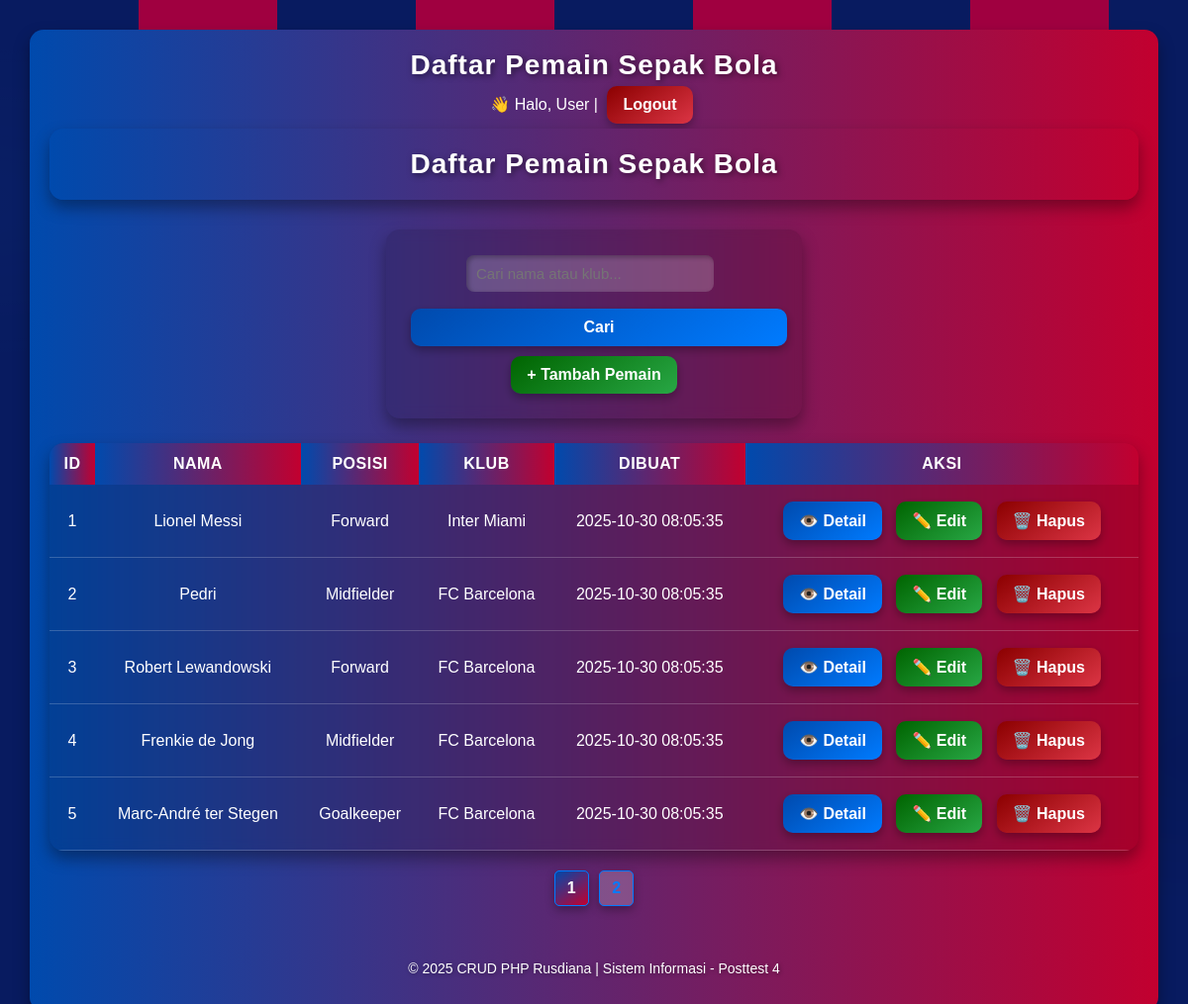
The page / on the database its author committed.
### tables this page shows
CREATE TABLE pemain (
    id INT AUTO_INCREMENT PRIMARY KEY,
    nama VARCHAR(100) NOT NULL,
    posisi VARCHAR(50) NOT NULL,
    klub VARCHAR(100) NOT NULL,
    created_at TIMESTAMP DEFAULT CURRENT_TIMESTAMP
);

### index.php (the view, shortened to what this page needs)
<?php
require __DIR__ . '/config/database.php';
$limit = 5;
$page = isset($_GET['page']) ? (int) $_GET['page'] : 1;
$offset = ($page - 1) * $limit;
$keyword = trim($_GET['keyword'] ?? '');
$where = '';
$params = [];
$totalStmt = $pdo->prepare("SELECT COUNT(*) FROM pemain $where");
$totalStmt->execute($params);
$totalRows = $totalStmt->fetchColumn();
$totalPages = ceil($totalRows / $limit);
$sql = "SELECT * FROM pemain $where ORDER BY created_at DESC LIMIT $limit OFFSET $offset";
$stmt = $pdo->prepare($sql);
$stmt->execute($params);
$pemain = $stmt->fetchAll();
?>
<!DOCTYPE html>
<html lang="id">
<head>
    <link rel="stylesheet" href="assets/2409106021_Rusdiana.css">
</head>
<body>
<header>
    <h1>Daftar Pemain Sepak Bola</h1>
    <p>👋 Halo, <?= htmlspecialchars($_SESSION['user'] ?? 'User') ?> |
       <a href="logout.php" class="btn-danger">Logout</a>
    </p>
<header>
    <h1>Daftar Pemain Sepak Bola</h1>
</header>
<div class="search-box">
    <form method="get" action="">
        <input type="text" name="keyword" placeholder="Cari nama atau klub..." value="<?= htmlspecialchars($keyword) ?>">
        <button type="submit" class="btn-primary">Cari</button>
        <a href="tambah.php" class="btn-success">+ Tambah Pemain</a>
    </form>
</div>
<table>
    <thead>
        <tr>
            <th>ID</th>
            <th>Nama</th>
            <th>Posisi</th>
            <th>Klub</th>
            <th>Dibuat</th>
            <th>Aksi</th>
        </tr>
    </thead>
    <tbody>
        <?php if ($pemain): ?>
            <?php foreach ($pemain as $row): ?>
                <tr>
                    <td><?= htmlspecialchars($row['id']) ?></td>
                    <td><?= htmlspecialchars($row['nama']) ?></td>
                    <td><?= htmlspecialchars($row['posisi']) ?></td>
                    <td><?= htmlspecialchars($row['klub']) ?></td>
                    <td><?= htmlspecialchars($row['created_at']) ?></td>
                    <td>
                        <a href="detail.php?id=<?= $row['id'] ?>" class="btn-primary">👁️ Detail</a>
                        <a href="edit.php?id=<?= $row['id'] ?>" class="btn-success">✏️ Edit</a>
                        <a href="hapus.php?id=<?= $row['id'] ?>" class="btn-danger" onclick="return confirm('Yakin ingin menghapus data ini?')">🗑️ Hapus</a>
                    </td>
                </tr>
            <?php endforeach; ?>
        <?php else: ?>
            <tr>
                <td colspan="6" style="text-align:center;">Tidak ada data ditemukan.</td>
            </tr>
        <?php endif; ?>
    </tbody>
</table>
<div class="pagination">
    <?php if ($totalPages > 1): ?>
        <?php for ($i = 1; $i <= $totalPages; $i++): ?>
            <a href="?page=<?= $i ?>&keyword=<?= urlencode($keyword) ?>" class="<?= $i == $page ? 'active' : '' ?>">
                <?= $i ?>
            </a>
        <?php endfor; ?>
    <?php endif; ?>
</div>
<footer>
    <p>&copy; 2025 CRUD PHP Rusdiana | Sistem Informasi - Posttest 4</p>
</footer>
</body>
</html>

### assets/2409106021_Rusdiana.css (style rules this page uses)
* { margin: 0; padding: 0; box-sizing: border-box; font-family: 'Poppins', sans-serif; }
body { background: linear-gradient(135deg, #0b1e64, #a50044); color: #fff; min-height: 100vh; padding: 30px; }
header { background: linear-gradient(90deg, #004aad, #c2002f); color: #fff; text-align: center; padding: 20px; border-radius: 15px; box-shadow: 0 8px 16px rgba(0,0,0,0.4); margin-bottom: 30px; }
header h1 { font-size: 28px; letter-spacing: 1px; text-shadow: 2px 2px 6px rgba(0,0,0,0.5); }
a, button { display: inline-block; padding: 10px 16px; margin: 5px; border: none; border-radius: 10px; color: #fff; font-weight: bold; cursor: pointer; text-decoration: none; box-shadow: 0 4px 10px rgba(0,0,0,0.3); transition: all 0.25s ease; }
.btn-primary { background: linear-gradient(145deg, #004aad, #007bff); }
.btn-success { background: linear-gradient(145deg, #006400, #28a745); }
.btn-danger { background: linear-gradient(145deg, #8b0000, #dc3545); }
form { background: rgba(255,255,255,0.1); backdrop-filter: blur(8px); padding: 20px; border-radius: 15px; width: 420px; margin: 0 auto 25px auto; box-shadow: 0 8px 16px rgba(0,0,0,0.3); }
input[type="text"], input[type="email"] { width: 100%; padding: 10px; margin-top: 6px; margin-bottom: 12px; border: none; border-radius: 8px; outline: none; background: rgba(255,255,255,0.2); color: #fff; font-size: 15px; box-shadow: inset 2px 2px 5px rgba(0,0,0,0.3); }
button[type="submit"] { width: 100%; background: linear-gradient(145deg, #004aad, #007bff); border-radius: 10px; font-size: 16px; }
table { width: 100%; border-collapse: collapse; background: rgba(255,255,255,0.1); border-radius: 15px; overflow: hidden; box-shadow: 0 8px 16px rgba(0,0,0,0.4); }
th { background: linear-gradient(90deg, #004aad, #c2002f); color: #fff; text-transform: uppercase; letter-spacing: 0.5px; padding: 12px; }
td { padding: 12px; color: #fff; border-bottom: 1px solid rgba(255,255,255,0.2); }
.search-box input { width: 250px; padding: 10px; border-radius: 8px; border: none; outline: none; margin-right: 8px; background: rgba(255,255,255,0.2); color: #fff; }
.pagination a { background: rgba(255,255,255,0.2); color: #fff; padding: 8px 12px; margin: 4px; border-radius: 8px; box-shadow: 0 4px 10px rgba(0,0,0,0.3); text-decoration: none; }
.pagination a.active { background: linear-gradient(145deg, #004aad, #c2002f); }
footer { text-align: center; padding: 15px; color: #fff; font-size: 14px; text-shadow: 1px 1px 4px rgba(0,0,0,0.4); margin-top: 40px; }
:root { --barca-blue: #0b1e64; --barca-maroon: #a50044; }
body::before { content: ""; position: fixed; inset: 0; z-index: -2; background: repeating-linear-gradient( 90deg, var(--barca-blue) 0 140px, var(--barca-maroon) 140px 280px ); background-size: 560px 100%; animation: flag-slide 18s linear infinite; filter: saturate(1.1) brightness(0.9); }
body::after { content: ""; position: fixed; inset: -2%; z-index: -1; background: radial-gradient(1200px 300px at -10% 20%, rgba(255,255,255,0.08), transparent 60%), radial-gradient(1000px 260px at 110% 70%, rgba(0,0,0,0.15), transparent 60%); mix-blend-mode: soft-light; animation: flag-wave 4.5s ease-in-out infinite alternate; pointer-events: none; }
main, table, form, .card, header { background-color: rgba(0,0,0,0.12); backdrop-filter: blur(6px); border-radius: 14px; box-shadow: 0 8px 16px rgba(0,0,0,0.35); }

### index.php (style rules this page uses)
.search-box { margin-bottom: 20px; text-align: center; }
.pagination { text-align: center; margin-top: 20px; }
.pagination a { padding: 8px 12px; border: 1px solid #007bff; color: #007bff; text-decoration: none; margin: 0 3px; border-radius: 5px; }
.pagination a.active { background-color: #007bff; color: white; }

### rows shown on the page
pemain: id "1", nama "Lionel Messi", posisi "Forward", klub "Inter Miami", created_at "2025-10-30 08:05:35"
pemain: id "2", nama "Pedri", posisi "Midfielder", klub "FC Barcelona", created_at "2025-10-30 08:05:35"
pemain: id "3", nama "Robert Lewandowski", posisi "Forward", klub "FC Barcelona", created_at "2025-10-30 08:05:35"
pemain: id "4", nama "Frenkie de Jong", posisi "Midfielder", klub "FC Barcelona", created_at "2025-10-30 08:05:35"
pemain: id "5", nama "Marc-André ter Stegen", posisi "Goalkeeper", klub "FC Barcelona", created_at "2025-10-30 08:05:35"

### other values the page prints
$_SESSION['user'] "User"
